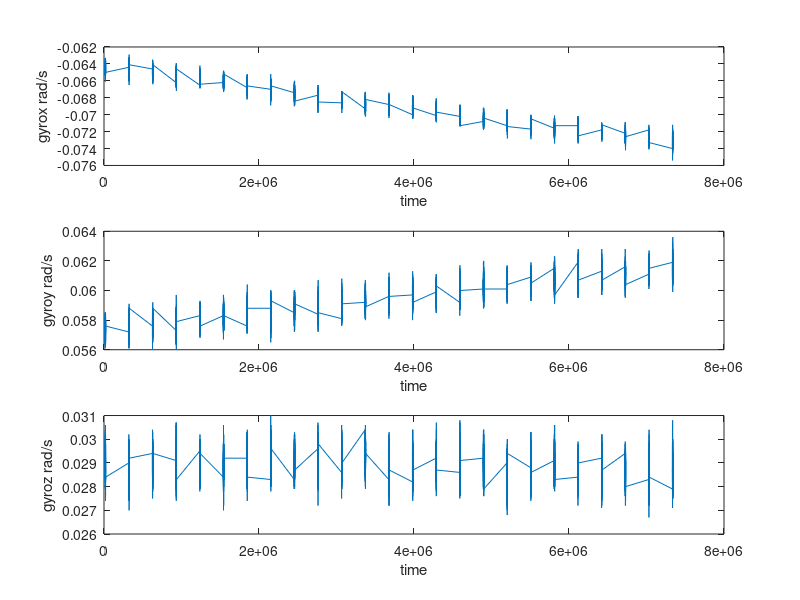
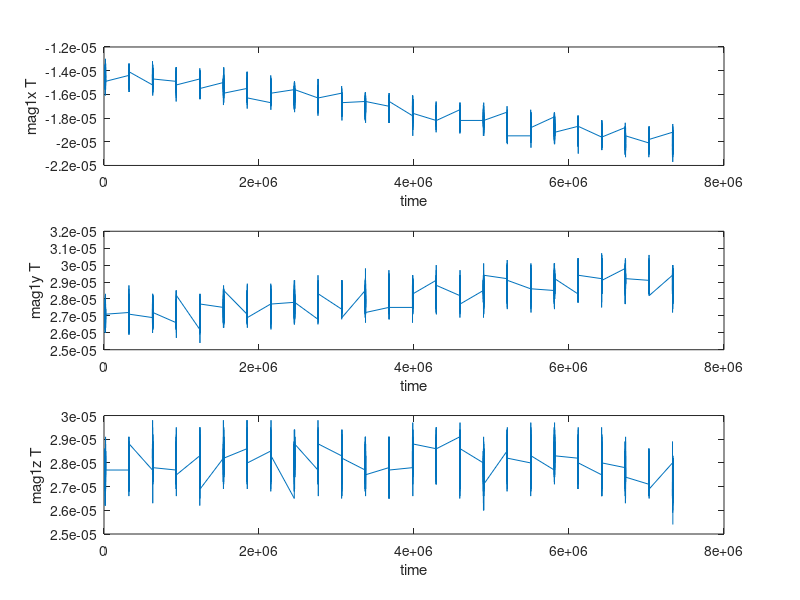
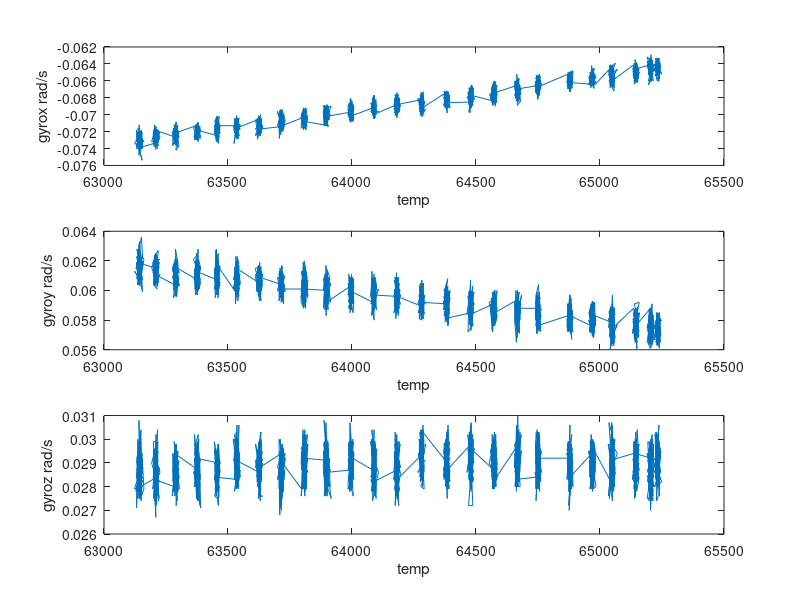
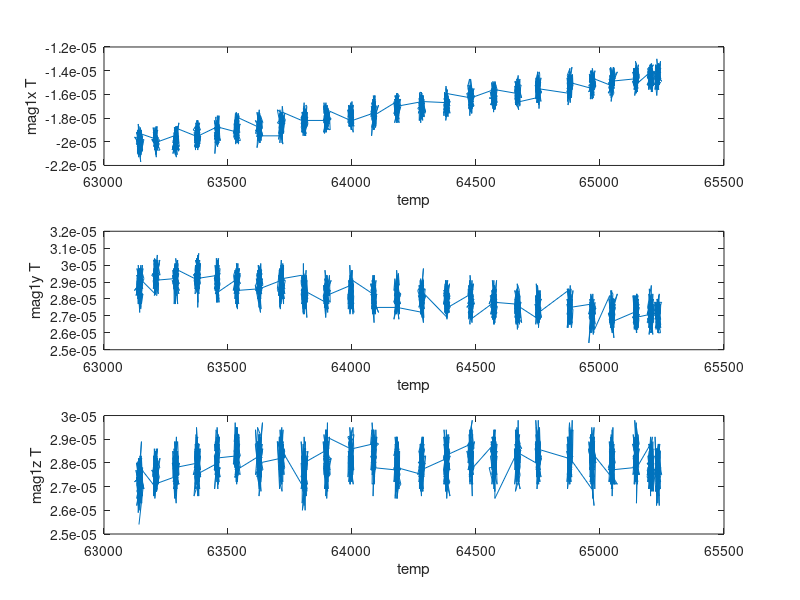

Write the MATLAB code that produced these figures, in order.
data = csvread('TVCtest3_7_20.csv',1,0); %%%starts reading from row 2
data2 = csvread('ETUColdTest3_7_20.csv',1,1); %%%starts reading from row 2

%remove 2 random spikes in gyrox data
idx = find(data(:,5) <= -0.08) ; % from first column get values greater then 0.5
data(idx,:) = [] ; % removes the rows idx from data

time = data(:,1);
mag1x = data(:,2);
mag1y = data(:,3);
mag1z = data(:,4); 
gyrox = data(:,5); %set with outliers; removed earlier
gyroy = data(:,6);
gyroz = data(:,7);
temp =  data(:,8); %sat recorded temp (not discrete)

%%%discrete temp recordings
% temp2 = ones(length(temp),1); %hand recorded temp (discrete)
% F2 = data2(1:34,1);
% F3 = data2(1:34,2);
% F4 = data2(1:34,3);
% C1 = data2(1:34,4);
% %to correlate hand recorded temp with sat data
% div = ceil((length(time)/34)); 
% for i = 1:34
%     temp2((i-1)*div+1:i*div)= C1(i);
% end

%%% get stats about mag
% idx2 = find(time(:) == 320413)
% idx3 = find(time(:) == 325263)
% 
% diff = max(gyrox(254:496)) - min(gyrox(254:496))
% mean = mean(gyrox(254:496))
% median = median(gyrox(254:496))
% std = std(gyrox(254:496))

% time dependence plots
figure(1)
subplot(3,1,1); plot(time,gyrox); xlabel('time'); ylabel('gyrox rad/s');
subplot(3,1,2); plot(time,gyroy); xlabel('time'); ylabel('gyroy rad/s');
subplot(3,1,3); plot(time,gyroz); xlabel('time'); ylabel('gyroz rad/s');

figure(2)
subplot(3,1,1); plot(time,mag1x); xlabel('time'); ylabel('mag1x T');
subplot(3,1,2); plot(time,mag1y); xlabel('time'); ylabel('mag1y T');
subplot(3,1,3); plot(time,mag1z); xlabel('time'); ylabel('mag1z T');

% temp dependence plots
figure(3)
% subplot(3,1,1); plot(temp2(1:length(temp)),gyrox); xlabel('temp'); ylabel('gyrox rad/s');
% subplot(3,1,2); plot(temp2(1:length(temp)),gyroy); xlabel('temp'); ylabel('gyroy rad/s');
% subplot(3,1,3); plot(temp2(1:length(temp)),gyroz); xlabel('temp'); ylabel('gyroz rad/s');
subplot(3,1,1); plot(temp,gyrox); xlabel('temp'); ylabel('gyrox rad/s');
subplot(3,1,2); plot(temp,gyroy); xlabel('temp'); ylabel('gyroy rad/s');
subplot(3,1,3); plot(temp,gyroz); xlabel('temp'); ylabel('gyroz rad/s');

figure(4)
% subplot(3,1,1); plot(temp2(1:length(temp)),mag1x); xlabel('temp'); ylabel('mag1x T');
% subplot(3,1,2); plot(temp2(1:length(temp)),mag1y); xlabel('temp'); ylabel('mag1y T');
% subplot(3,1,3); plot(temp2(1:length(temp)),mag1z); xlabel('temp'); ylabel('mag1z T');
subplot(3,1,1); plot(temp,mag1x); xlabel('temp'); ylabel('mag1x T');
subplot(3,1,2); plot(temp,mag1y); xlabel('temp'); ylabel('mag1y T');
subplot(3,1,3); plot(temp,mag1z); xlabel('temp'); ylabel('mag1z T');

%% checking average time between each sample taken
timeInt = zeros(length(data)-1,1);
for d = 1:length(timeInt)
    val = data(d+1,1) - data(d,1);
    timeInt(d) = val;
end
%diff = rmoutliers(timeInt, 'mean');